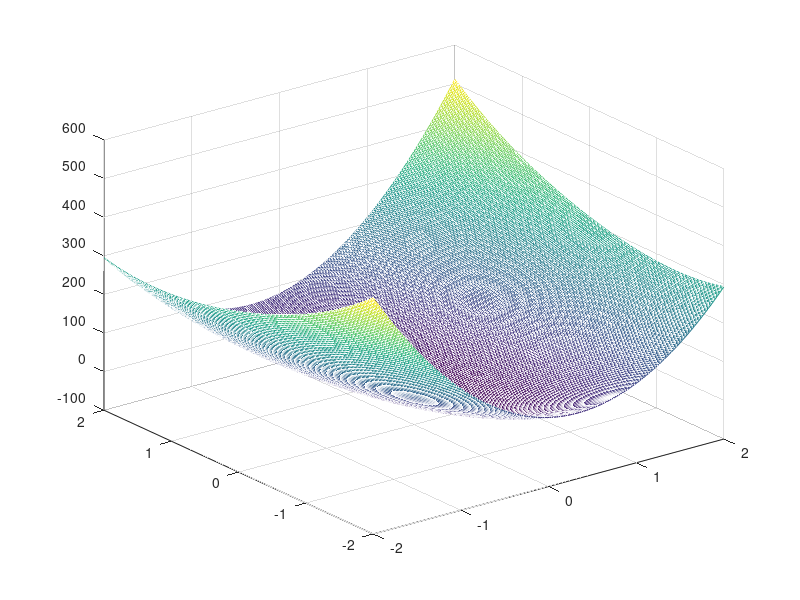

MATLAB code to generate this figure: (Note: this script raises an error after producing the figure.)
% domeniu
x1 = linspace(-2, 2, 200);
x2 = linspace(-2, 2, 200);

[X1, X2] = meshgrid(x1, x2);

% functia
F = 81*X1.^2 + 27*X1.*X2 + 18*X2.^2 + X2.^4 - 9;
figure
% plot
mesh(X1, X2, F)

syms x1 x2

eq1 = 162*x1 + 27*x2 == 0;
eq2 = 27*x1 + 36*x2 + 4*x2^3 == 0;

sol = solve([eq1, eq2], [x1, x2]);
sol.x1
sol.x2
%%
x1 = linspace(-2, 2, 400);
x2 = linspace(-2, 2, 400);
[X1, X2] = meshgrid(x1, x2);

F = 81*X1.^2 + 27*X1.*X2 + 18*X2.^2 + X2.^4 - 9;
figure
contour(X1, X2, F, 40); hold on
% constrangerea
x2_line = linspace(-2, 2, 400);
x1_line = x2_line - 1;
plot(x1_line, x2_line, 'r', 'LineWidth', 2)

% Punctul optim
x1_opt = -0.256;
x2_opt = 0.744;
plot(x1_opt, x2_opt, 'ko', 'MarkerFaceColor', 'k')

syms x2
sol = solve(4*x2^3 + 252*x2 - 189 == 0, x2);

sol_numeric = vpa(sol)

syms z

A = [162 - z, 27,      1;
     27,      42.64 - z, -1;
     1,       -1,       0];

eq = det(A) == 0;

solz = solve(eq, z);
solz = vpa(solz)
